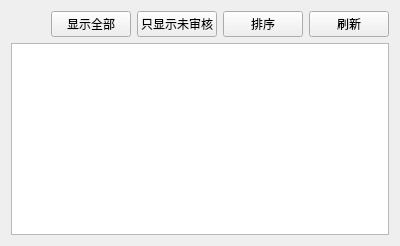
            <widget class="QWidget" name="tab_14">
             <attribute name="title">
              <string>校内奖助</string>
             </attribute>
             <layout class="QVBoxLayout" name="verticalLayout_18">
              <item>
               <layout class="QHBoxLayout" name="horizontalLayout_17">
                <item>
                 <spacer name="horizontalSpacer_15">
                  <property name="orientation">
                   <enum>Qt::Horizontal</enum>
                  </property>
                  <property name="sizeHint" stdset="0">
                   <size>
                    <width>40</width>
                    <height>20</height>
                   </size>
                  </property>
                 </spacer>
                </item>
                <item>
                 <widget class="QPushButton" name="button_guo1_all_8">
                  <property name="text">
                   <string>显示全部</string>
                  </property>
                 </widget>
                </item>
                <item>
                 <widget class="QPushButton" name="button_guo1_need_8">
                  <property name="text">
                   <string>只显示未审核</string>
                  </property>
                 </widget>
                </item>
                <item>
                 <widget class="QPushButton" name="button_guo1_sc_8">
                  <property name="text">
                   <string>排序</string>
                  </property>
                 </widget>
                </item>
                <item>
                 <widget class="QPushButton" name="button_xiao_refresh">
                  <property name="text">
                   <string>刷新</string>
                  </property>
                 </widget>
                </item>
               </layout>
              </item>
              <item>
               <widget class="QTableWidget" name="table_xiao1"/>
              </item>
             </layout>
            </widget>
